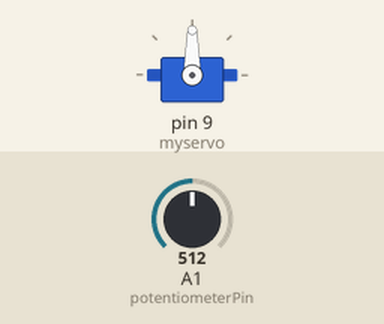
A sketch run on a simulated Arduino Uno, built with avr-gcc and run on an emulated ATmega328P. On the bench: servo. The inputs (shaded band) are chosen by the test bench; at power-on: A1 (potentiometerPin) = 512.

Above: at 1.2 s.
1.3 s: A1 (potentiometerPin) set to 716
At 2.0 s:
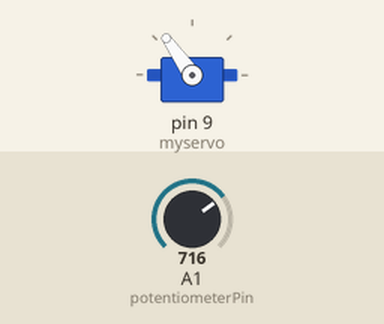
2.8 s: A1 (potentiometerPin) set to 900
At 4.0 s:
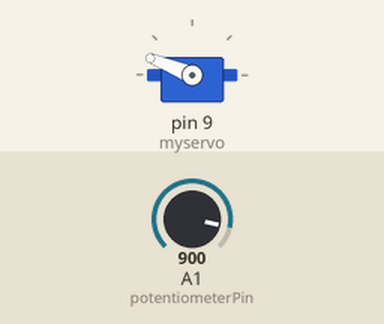
4.3 s: A1 (potentiometerPin) set to 1023
At 5.5 s:
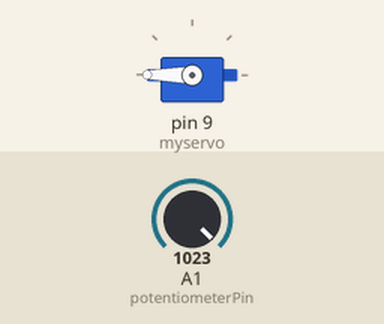
5.8 s: A1 (potentiometerPin) set to 306
At 6.3 s:
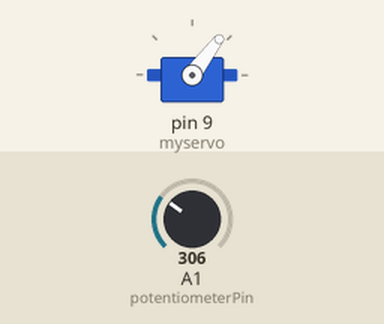
7.3 s: A1 (potentiometerPin) set to 122
At 7.7 s:
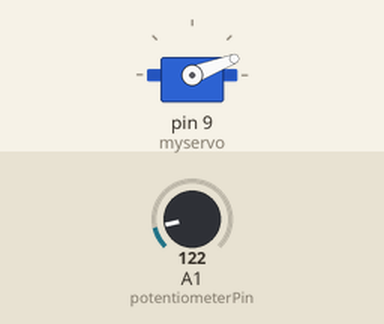
Timing chart, 0 to 9.8 s (numbered marks = the images above; inputs shaded):
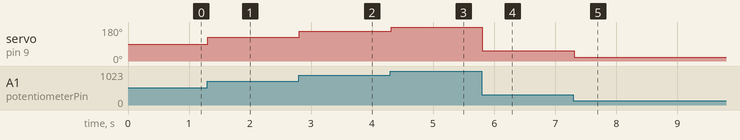

The sketch:

controlling_servo_using_poten.ino
```cpp
#include<Servo.h>

Servo myservo;
int potentiometerPin = A1;
int value;
void setup() {
  // put your setup code here, to run once:
  myservo.attach(9);
  Serial.begin(9600);
}

void loop() {
  // put your main code here, to run repeatedly:
  value = analogRead(potentiometerPin);
  value = map(value, 0, 1023, 0, 180);
  myservo.write(value);
  delay(15);
}
```

Measured:
- after the input at 1.3 s, servo on pin 9 (myservo): 90° → 125° at once
- after the input at 2.8 s, servo on pin 9 (myservo): 125° → 158° at once
- after the input at 4.3 s, servo on pin 9 (myservo): 158° → 180° at once
- after the input at 5.8 s, servo on pin 9 (myservo): 180° → 53° at once
- after the input at 7.3 s, servo on pin 9 (myservo): 53° → 21° at once
